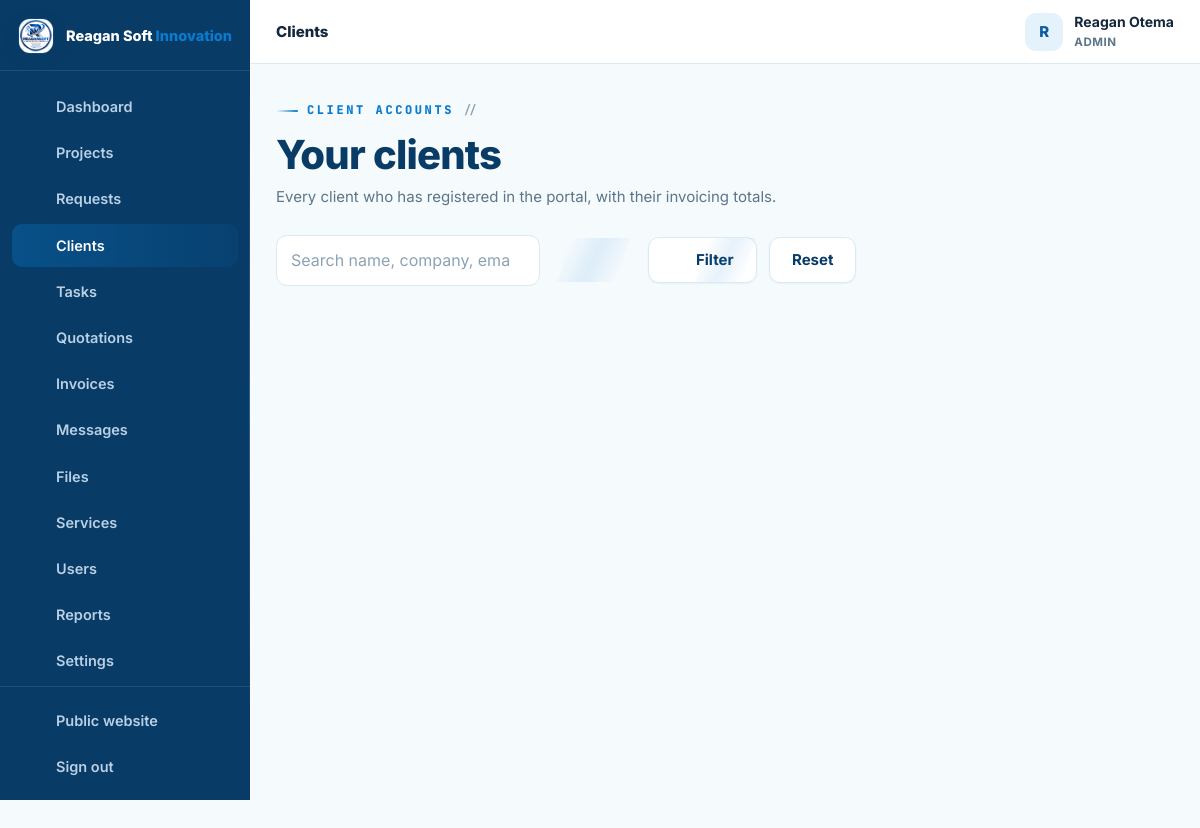
The app's page /admin/clients.php (signed in) with its own data.
### tables this page shows
CREATE TABLE IF NOT EXISTS users (
  id INT UNSIGNED AUTO_INCREMENT PRIMARY KEY,
  full_name VARCHAR(150) NOT NULL,
  email VARCHAR(190) NOT NULL UNIQUE,
  phone VARCHAR(40) NULL,
  password_hash VARCHAR(255) NOT NULL,
  role ENUM('admin','staff','client') NOT NULL DEFAULT 'client',
  company VARCHAR(190) NULL,
  address VARCHAR(255) NULL,
  avatar VARCHAR(255) NULL,
  active TINYINT(1) NOT NULL DEFAULT 1,
  failed_logins INT UNSIGNED NOT NULL DEFAULT 0,
  locked_until DATETIME NULL,
  last_login_at DATETIME NULL,
  created_at TIMESTAMP DEFAULT CURRENT_TIMESTAMP,
  updated_at TIMESTAMP DEFAULT CURRENT_TIMESTAMP ON UPDATE CURRENT_TIMESTAMP,
  INDEX idx_users_role (role),
  INDEX idx_users_active (active)
);

### config/config.php (called while the page is built, shortened)
<?php
function db(): PDO {
    static $pdo = null;
    if ($pdo === null) {
        try {
            $pdo = new PDO(
                'mysql:host=' . DB_HOST . ';dbname=' . DB_NAME . ';charset=utf8mb4',
                DB_USER,
                DB_PASS,
                [
                    PDO::ATTR_ERRMODE            => PDO::ERRMODE_EXCEPTION,
                    PDO::ATTR_DEFAULT_FETCH_MODE => PDO::FETCH_ASSOC,
                    PDO::ATTR_EMULATE_PREPARES   => false,
                    PDO::ATTR_STRINGIFY_FETCHES  => false,
                    PDO::ATTR_TIMEOUT            => 5,
                    PDO::MYSQL_ATTR_INIT_COMMAND => "SET time_zone = '+03:00', NAMES utf8mb4 COLLATE utf8mb4_unicode_ci",
                ]
            );
        } catch (PDOException $e) {
            db_connection_failed($e);
        }
    }
    return $pdo;
}
function e(mixed $value): string {
    return htmlspecialchars((string)($value ?? ''), ENT_QUOTES, 'UTF-8');
}
function flash(string $key, ?string $value = null): ?string {
    $msg = $_SESSION['flash'][$key] ?? null;
    return $msg;
}
function app_url(string $path = ''): string {
    return APP_URL . ($path === '' ? '' : '/' . ltrim($path, '/'));
}
function current_user(): ?array {
    static $user = false;
    if ($user === false) {
        if (empty($_SESSION['user_id'])) {
            $user = null;
        } else {
            $st = db()->prepare('SELECT * FROM users WHERE id = ? AND active = 1 LIMIT 1');
            $st->execute([(int)$_SESSION['user_id']]);
            $user = $st->fetch() ?: null;
        }
    }
    return $user;
}
function is_logged_in(): bool {
    return current_user() !== null;
}
function user_role(): ?string {
    $u = current_user();
    return $u['role'] ?? null;
}
function require_login(): void {
    if (!is_logged_in()) {
        $_SESSION['intended'] = $_SERVER['REQUEST_URI'] ?? '';
        flash('error', 'Please sign in to continue.');
        redirect(app_url('login.php'));
    }
}
function require_staff(): void {
    require_login();
}
require_once __DIR__ . '/../inc/functions.php';

### admin/clients.php (the view, shortened to what this page needs)
<?php
require __DIR__ . '/../config/config.php';
require_staff();
$pdo = db();
$q = trim($_GET['q'] ?? '');
$page = max(1, (int)($_GET['page'] ?? 1));
$perPage = 12;
$where = "u.role = 'client'";
$params = [];
$count = $pdo->prepare("SELECT COUNT(*) c FROM users u WHERE $where");
$count->execute($params);
$pg = paginate((int)$count->fetch()['c'], $perPage, $page);
$sql = "SELECT u.id, u.full_name, u.company, u.email, u.phone, u.active, u.created_at,
          (SELECT COUNT(*) FROM projects p WHERE p.client_id = u.id) AS project_count,
          (SELECT COUNT(*) FROM projects p WHERE p.client_id = u.id AND p.status NOT IN ('CANCELLED','COMPLETED')) AS active_count,
          (SELECT COALESCE(SUM(i.total),0) FROM invoices i JOIN projects p ON p.id = i.project_id WHERE p.client_id = u.id AND i.status NOT IN ('cancelled')) AS invoiced,
          (SELECT COALESCE(SUM(pay.amount),0) FROM payments pay JOIN invoices i ON i.id = pay.invoice_id JOIN projects pr ON pr.id = i.project_id WHERE pr.client_id = u.id AND pay.status = 'confirmed') AS paid
        FROM users u
        WHERE $where
        ORDER BY u.created_at DESC
        LIMIT $perPage OFFSET {$pg['offset']}";
$stm = $pdo->prepare($sql); $stm->execute($params);
$clients = $stm->fetchAll();
dashboard_head(['title' => 'Clients', 'active' => 'clients', 'crumb' => 'Clients']);
?>
<div class="dash-head">
  <div>
    <span class="eyebrow">Client accounts</span>
    <h2>Your clients</h2>
    <p class="sub">Every client who has registered in the portal, with their invoicing totals.</p>
  </div>
</div>
<form class="toolbar" method="get" action="clients.php">
  <div class="field" style="margin:0;flex-grow:1;max-width:360px">
    <input class="input" id="q" name="q" type="search" placeholder="Search name, company, email, phone…" value="<?= e($q) ?>">
  </div>
  <button class="btn btn-ghost" type="submit"><?= icon('search') ?> Filter</button>
  <a class="btn btn-ghost" href="clients.php">Reset</a>
</form>
<?php if ($clients): ?>
  <div class="grid-3">
  </div>
<?php else: ?>
  <section class="panel"><div class="empty"><?= icon('users') ?><h4>No clients found</h4><p><?= $q ? 'No client matches your search.' : 'Clients who register through the public site will appear here.' ?></p></div></section>
<?php endif; ?>
<?php dashboard_footer(); ?>

### inc/layout.php (shortened to what this page needs)
<?php
function dashboard_nav_items(): array {
    $role = user_role();
    $client = [
        ['dashboard', 'Dashboard', app_url('client/index.php'), 'dashboard'],
        ['projects', 'My Projects', app_url('client/projects.php'), 'folder'],
        ['request', 'New Request', app_url('client/request.php'), 'plus'],
        ['messages', 'Messages', app_url('client/messages.php'), 'chat'],
        ['files', 'Files', app_url('client/files.php'), 'file'],
        ['notifications', 'Notifications', app_url('client/notifications.php'), 'bell'],
        ['profile', 'Profile', app_url('client/profile.php'), 'user'],
    ];
    $staff = [
        ['dashboard', 'Dashboard', app_url('admin/index.php'), 'dashboard'],
        ['projects', 'Projects', app_url('admin/projects.php'), 'folder'],
        ['requests', 'Requests', app_url('admin/requests.php'), 'inbox'],
        ['clients', 'Clients', app_url('admin/clients.php'), 'users'],
        ['tasks', 'Tasks', app_url('admin/tasks.php'), 'list'],
        ['quotations', 'Quotations', app_url('admin/quotations.php'), 'doc'],
        ['invoices', 'Invoices', app_url('admin/invoices.php'), 'money'],
        ['messages', 'Messages', app_url('admin/messages.php'), 'chat'],
        ['files', 'Files', app_url('admin/files.php'), 'file'],
    ];
    if ($role === 'admin') {
        $staff = array_merge($staff, [
            ['services', 'Services', app_url('admin/services.php'), 'globe'],
            ['users', 'Users', app_url('admin/users.php'), 'users'],
            ['reports', 'Reports', app_url('admin/reports.php'), 'chart'],
            ['settings', 'Settings', app_url('admin/settings.php'), 'settings'],
            ['audit', 'Audit Logs', app_url('admin/audit.php'), 'search'],
        ]);
    }
    return $role === 'client' ? $client : $staff;
}
function dashboard_head(array $page = []): void {
    $user = current_user();
    $role = user_role();
    $items = dashboard_nav_items();
    $active = $page['active'] ?? '';
    $loginUrl = $role === 'client' ? app_url('client/index.php') : app_url('admin/index.php');
    ?>
<!doctype html>
<html lang="en">
<head>
<link rel="stylesheet" href="<?= app_url('assets/css/style.css') ?>">
<link rel="stylesheet" href="<?= app_url('assets/css/tech.css') ?>">
</head>
<body class="dash-body">
<div class="dash-layout">
  <aside class="sidebar" id="sidebar" aria-label="Portal navigation">
    <div class="sidebar-brand">
      <a class="brand" href="<?= $loginUrl ?>">
        <img src="<?= app_url('assets/img/reagansoftinnovation-logo.jpeg') ?>" alt="" width="38" height="38">
        <span class="brand-text">Reagan Soft <b>Innovation</b></span>
      </a>
    </div>
    <nav class="side-nav">
      <?php foreach ($items as $it): ?>
        <a href="<?= e($it[2]) ?>" class="<?= $active === $it[0] ? 'active' : '' ?>">
          <?= icon($it[3]) ?><span><?= e($it[1]) ?></span>
        </a>
      <?php endforeach; ?>
    </nav>
    <div class="side-bottom">
      <a href="<?= app_url($role !== 'client' ? 'index.php' : 'index.php') ?>"><?= icon('globe') ?><span>Public website</span></a>
      <a href="<?= app_url('logout.php') ?>"><?= icon('logout') ?><span>Sign out</span></a>
    </div>
  </aside>
  <div class="dash-shell">
    <header class="dash-topbar">
      <div class="dash-topbar-title">
        <span class="dash-crumb"><?= e($page['crumb'] ?? 'Portal') ?></span>
      </div>
      <div class="dash-topbar-right">
        <div class="user-chip">
          <span class="user-avatar"><?= e(mb_strtoupper(mb_substr($user['full_name'] ?? '?', 0, 1))) ?></span>
          <div class="user-meta">
            <strong><?= e($user['full_name'] ?? '') ?></strong>
            <small><?= e(mb_strtoupper($role)) ?></small>
          </div>
        </div>
      </div>
    </header>
    <main class="dash-main" id="main">
<?php
}
function dashboard_footer(): void {
    ?>
    </main>
  </div>
</div>
</body>
</html>
<?php
}

### assets/css/tech.css (style rules this page uses)
:root { --font-disp: 'Space Grotesk', 'Inter', system-ui, -apple-system, sans-serif; --font-mono: 'JetBrains Mono', 'SFMono-Regular', Consolas, 'Liberation Mono', monospace; --pg: #0a7bce; --pgl: #8fd8ff; --grid: rgba(10, 123, 206, .09); --grid-lg: rgba(10, 123, 206, .16); --grid-dk: rgba(143, 216, 255, .12); --grid-dk-lg: rgba(143, 216, 255, .22); }
.eyebrow { font-family: var(--font-mono); letter-spacing: 2.6px; display: inline-flex; align-items: center; gap: 9px; }
.eyebrow::before { content: ''; width: 22px; height: 2px; background: linear-gradient(90deg, transparent, var(--pg)); border-radius: 2px; }
.eyebrow::after { content: '//'; color: var(--faint); letter-spacing: 0; font-weight: 600; }
.btn { will-change: transform; }
.btn::after { content: ''; position: absolute; top: 0; left: -80%; width: 55%; height: 100%; background: linear-gradient(100deg, transparent, rgba(255,255,255,.36), transparent); transform: skewX(-18deg); transition: left .5s ease; pointer-events: none; }
.btn-ghost::after, .btn-outline::after { background: linear-gradient(100deg, transparent, rgba(10,123,206,.10), transparent); }
.sidebar::after { content: ''; position: absolute; right: 0; top: 8%; bottom: 8%; width: 1px; background: linear-gradient(180deg, transparent, rgba(143,216,255,.28), transparent); }
.side-nav a { position: relative; }
.side-nav a.active { background: linear-gradient(90deg, rgba(10,123,206,.34), rgba(10,123,206,.10)); color: #fff; }

### records on screen
users: full_name "R", full_name "Reagan Otema", role "ADMIN"

### other values on screen
$it[1] "Dashboard"
$it[1] "Projects"
$it[1] "Requests"
$it[1] "Clients"
$it[1] "Tasks"
$it[1] "Quotations"
$it[1] "Invoices"
$it[1] "Messages"
$it[1] "Files"
$it[1] "Services"
$it[1] "Users"
$it[1] "Reports"
$it[1] "Settings"
$page['crumb'] "Clients"
